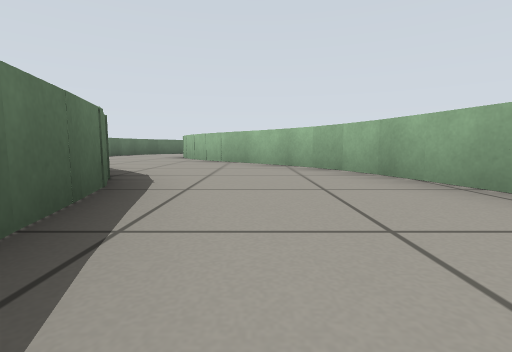
View 1 (above)

16 first-person views from a walk through a world built for the Gazebo simulator. The camera is 0.31 m above the floor, tilts 6° down and sees 85° across. The floor is counted in squares, 1 m on a side. Each view is taken from the middle of a square. On the plan, view 1 faces up. The plan holds only what a view shows up to about 9 squares ahead; the rest is blank.

View 2
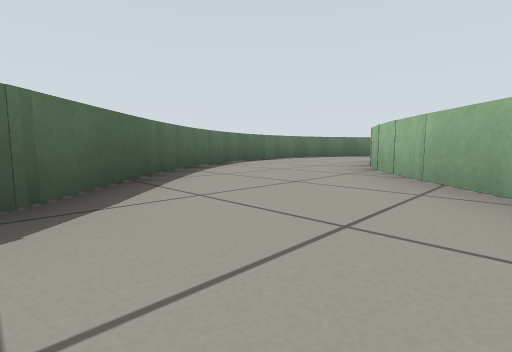

View 3
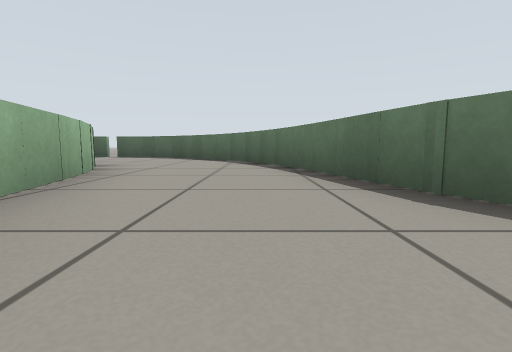

View 4
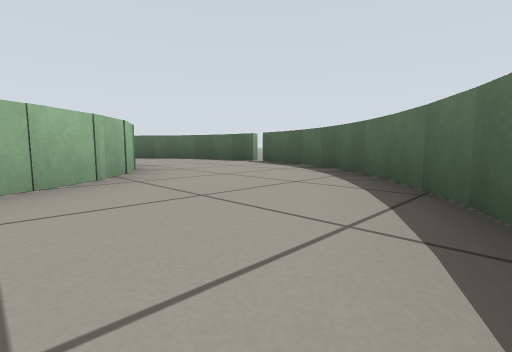

View 5
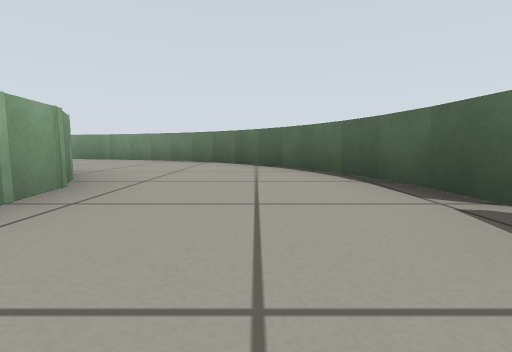

View 6
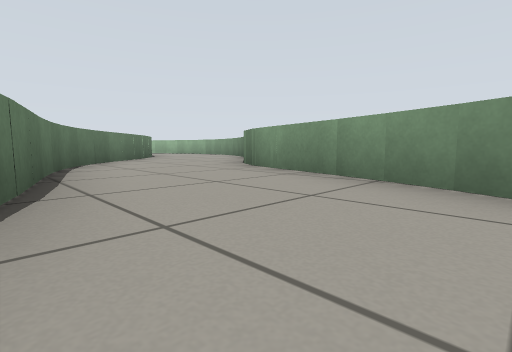

View 7
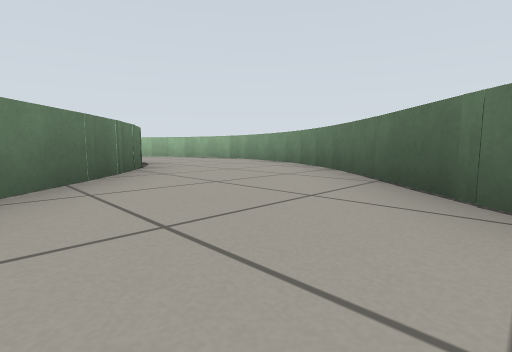

View 8
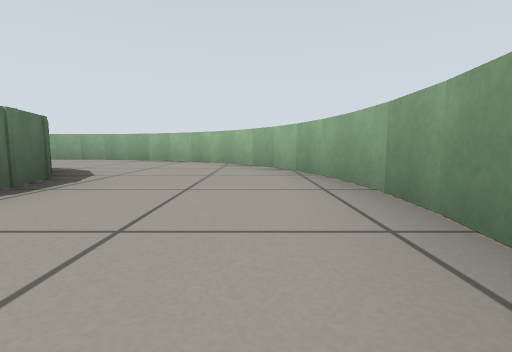

View 9
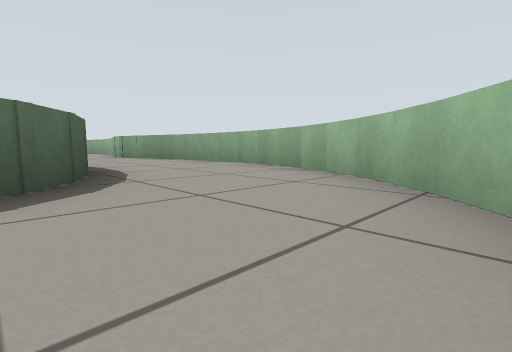

View 10
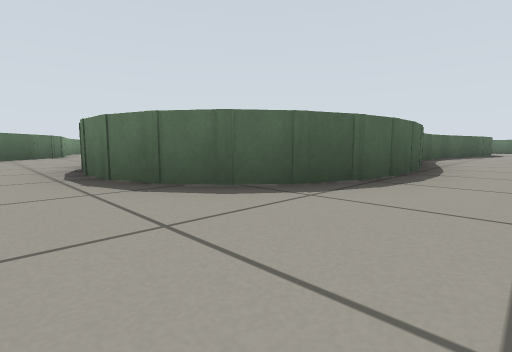

View 11
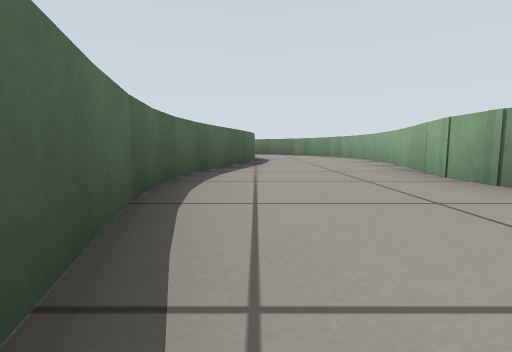

View 12
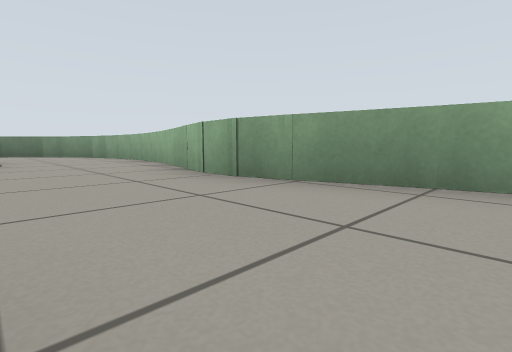

View 13
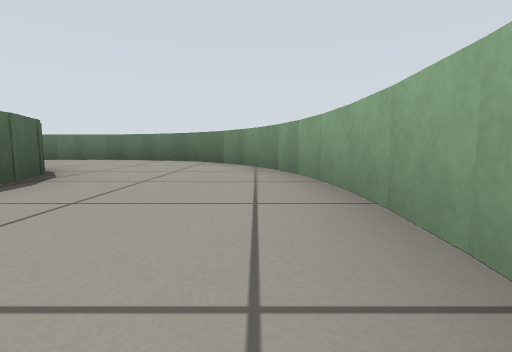

View 14
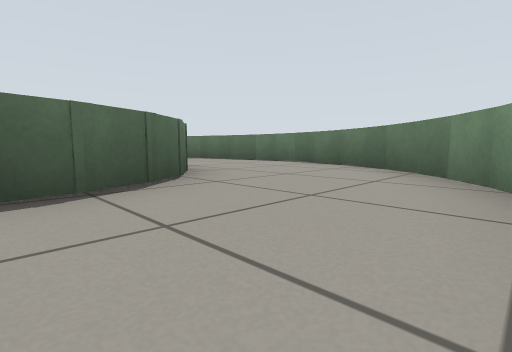

View 15
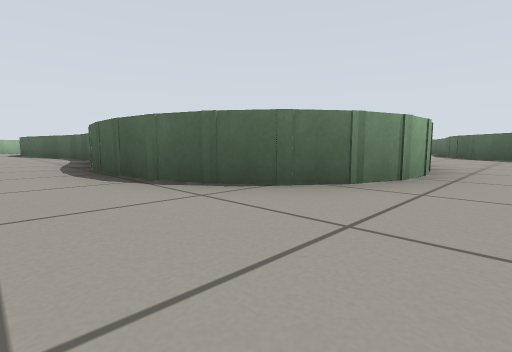

View 16
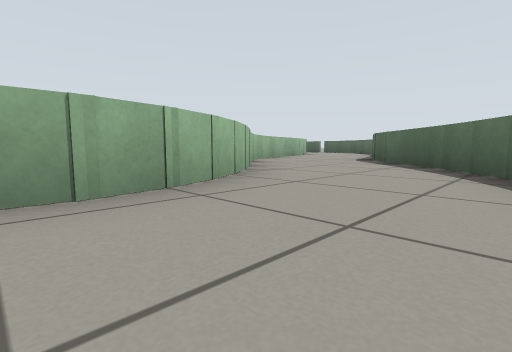

### Floor plan
Key: @ floor where view 1 was taken; # wall or solid block; x gap in a wall; . floor.
Columns run from 5 left of view 1 to 14 right of it. Each row starts with its distance up from view 1.
 14    ######  ######
 13  ###....####....###
 12 ##................##
 11 #....##......##....#
 10 #..##############..#
  9 #..#            #..#
  8 #..##          ##..#
  7 #...#          #...#
  6  #..##        ##..##
  5  #...##      ##...#
  4   #...##    ##...##
  3    #...#    #...##
  2     #..#    #..##
  1     #..##   #..#
  0     #@..#   ...#
 -1      #..####..##
 -2      #........#
 -3       #......##
 -4        ##..###
 -5          x##

Positions as (right, up) in squares from view 1, and headings:
1: (0, 0), facing up
2: (0, 3), facing up-left
3: (0, 4), facing down
4: (0, 0), facing down-right
5: (3, -3), facing right
6: (7, -1), facing up-right
7: (9, 3), facing up-right
8: (13, 7), facing up
9: (13, 10), facing up-left
10: (12, 12), facing down-left
11: (7, 11), facing left
12: (7, 11), facing up-left
13: (2, 13), facing left
14: (0, 13), facing down-left
15: (-3, 12), facing down-right
16: (-4, 9), facing down-right
